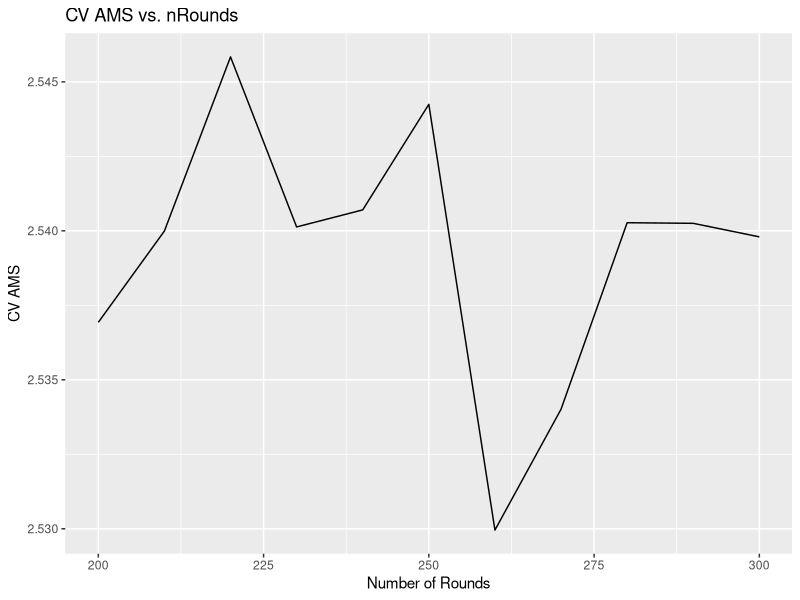
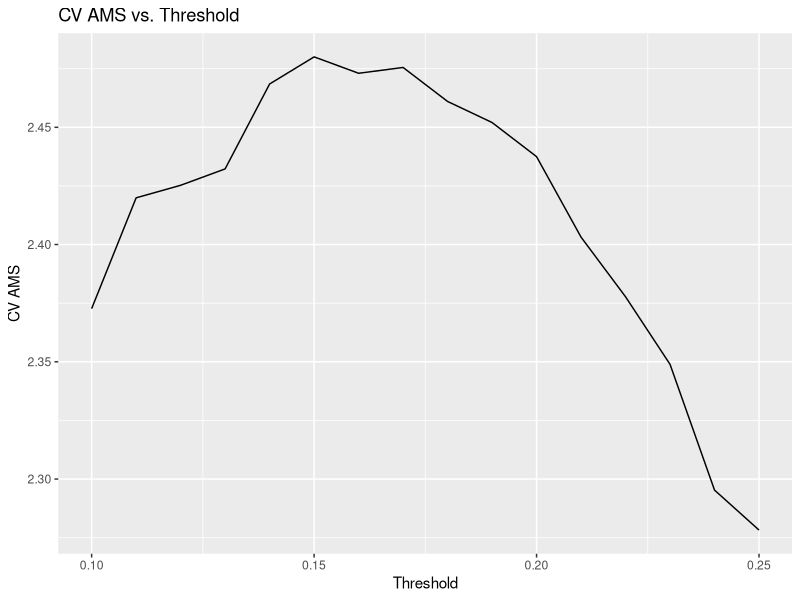

Recreate these plots in R, in order. (Note: this script raises an error after producing the figures.)
library(ggplot2)

y = c(2.53692882435, 2.5399940131, 2.54583814375, 2.5401304081, 2.5407035992, 2.54424540395, 
      2.52995588495, 2.53401203737, 2.54027205904, 2.54025181587, 2.53979663427)
x = c(200, 210, 220, 230, 240, 250, 260, 270, 280, 290, 300)

dat = data.frame(x = x, y = y)

p = ggplot(data = dat, aes(x = x, y = y)) + geom_line() + ylab("CV AMS") + xlab("Number of Rounds") + 
  ggtitle("CV AMS vs. nRounds")
p


thresh = c(0.10, 0.11, 0.12, 0.13, 0.14, 0.15, 0.16, 0.17, 0.18, 0.19, 0.20,
           0.21, 0.22, 0.23, 0.24, 0.25)

ams = c(2.37267164454, 2.41993129771, 2.42527749117, 2.4322679368, 2.46847227975,
        2.48003286222, 2.47304423986, 2.47552597318, 2.4610218834, 2.4520400876, 
        2.43748904027, 2.40315906479, 2.37772843471, 2.34891457475, 2.2952776835, 
        2.27824008434)

dat2 = data.frame(x = thresh, y = ams)

threshplot = ggplot(data = dat2, aes(x = x, y = y)) + geom_line() + 
  ylab("CV AMS") + xlab("Threshold") + ggtitle("CV AMS vs. Threshold")
threshplot

summary(stacked_preds_0)

ranks = 1:550000
summary(ranks)
